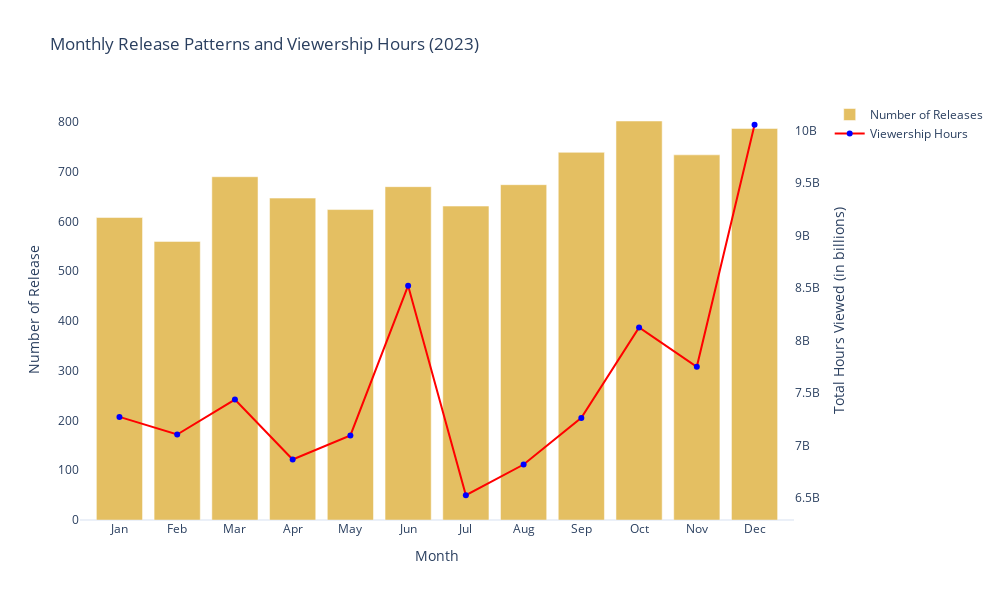

Notebook code for this chart:
### Markdown cell above
Now, let’s analyze the number of content releases and their viewership hours across months:

### Code cell
monthly_releases=df['Release Month'].value_counts().sort_index()
monthly_viewership=df.groupby('Release Month')['Hours Viewed'].sum()

fig=go.Figure()

fig.add_trace(
    go.Bar(
        x=monthly_releases.index,
        y=monthly_releases.values,
        name='Number of Releases',
        marker_color='goldenrod',
        opacity=0.7,
        yaxis='y1'
    )
)

fig.add_trace(
    go.Scatter(
        x=monthly_viewership.index,
        y=monthly_viewership.values,
        name='Viewership Hours',
        mode='lines+markers',
        marker=dict(color='blue'),
        line=dict(color='red'),
        yaxis='y2'
    )
)

fig.update_layout(
    title='Monthly Release Patterns and Viewership Hours (2023)',
    xaxis=dict(
        title='Month',
        tickmode='array',
        tickvals=list(range(1,13)),
        ticktext=['Jan', 'Feb', 'Mar', 'Apr', 'May', 'Jun', 'Jul', 'Aug', 'Sep', 'Oct', 'Nov', 'Dec']
   ),
    yaxis=dict(
        title='Number of Release',
        showgrid=False,
        side='left'
),

    yaxis2=dict(
        title='Total Hours Viewed (in billions)',
        overlaying='y',
        side='right',
        showgrid=False
),

    legend=dict(
        x=1.05,
        y=1,
        orientation='v',
        xanchor='left',
    ),
    height=600,
    width=1000
)

fig.show()

### Figure 1 — Plotly figure (JSON) as saved in the notebook; plotly's stock layout.template omitted (floating-point values rounded to 4 significant figures)
{"data": [{"marker": {"color": "goldenrod"}, "name": "Number of Releases", "opacity": 0.7, "type": "bar", "x": [1, 2, 3, 4, 5, 6, 7, 8, 9, 10, 11, 12], "y": [608, 560, 690, 647, 624, 670, 631, 674, 739, 802, 734, 787], "yaxis": "y"}, {"line": {"color": "red"}, "marker": {"color": "blue"}, "mode": "lines+markers", "name": "Viewership Hours", "type": "scatter", "x": [1, 2, 3, 4, 5, 6, 7, 8, 9, 10, 11, 12], "y": [7271600000, 7103700000, 7437100000, 6865700000, 7094600000, 8522000000, 6524800000, 6817800000, 7262200000, 8123200000, 7749500000, 10055800000], "yaxis": "y2"}], "layout": {"height": 600, "legend": {"orientation": "v", "x": 1.05, "xanchor": "left", "y": 1}, "title": {"text": "Monthly Release Patterns and Viewership Hours (2023)"}, "width": 1000, "xaxis": {"tickmode": "array", "ticktext": ["Jan", "Feb", "Mar", "Apr", "May", "Jun", "Jul", "Aug", "Sep", "Oct", "Nov", "Dec"], "tickvals": [1, 2, 3, 4, 5, 6, 7, 8, 9, 10, 11, 12], "title": {"text": "Month"}}, "yaxis": {"showgrid": false, "side": "left", "title": {"text": "Number of Release"}}, "yaxis2": {"overlaying": "y", "showgrid": false, "side": "right", "title": {"text": "Total Hours Viewed (in billions)"}}}}
